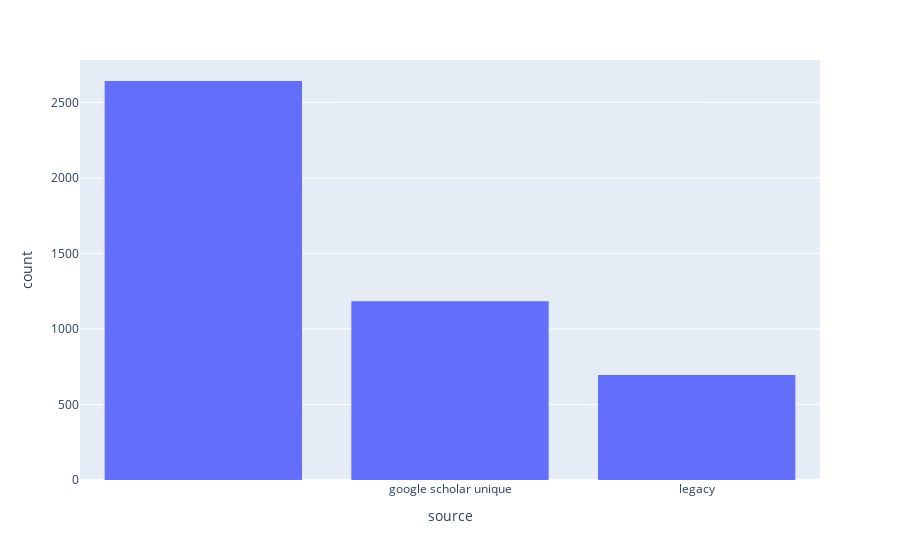

The notebook cell saved with this chart:
### Code cell
# summarize the source column with a figure 
import plotly.express as px
fig = px.histogram(df_cure, x="source")
fig.show()

### Figure 1 — Plotly figure (JSON) as saved in the notebook; plotly's stock layout.template omitted (floating-point values rounded to 4 significant figures; data arrays with more than 128 entries replaced by an {"elided": "..."} marker saying what was removed)
{"data": [{"alignmentgroup": "True", "bingroup": "x", "hovertemplate": "source=%{x}<br>count=%{y}<extra></extra>", "legendgroup": "", "marker": {"color": "#636efa", "pattern": {"shape": ""}}, "name": "", "offsetgroup": "", "orientation": "v", "showlegend": false, "type": "histogram", "x": {"elided": "4519 str values"}, "xaxis": "x", "yaxis": "y"}], "layout": {"barmode": "relative", "legend": {"tracegroupgap": 0}, "margin": {"t": 60}, "xaxis": {"anchor": "y", "domain": [0, 1], "title": {"text": "source"}}, "yaxis": {"anchor": "x", "domain": [0, 1], "title": {"text": "count"}}}}
